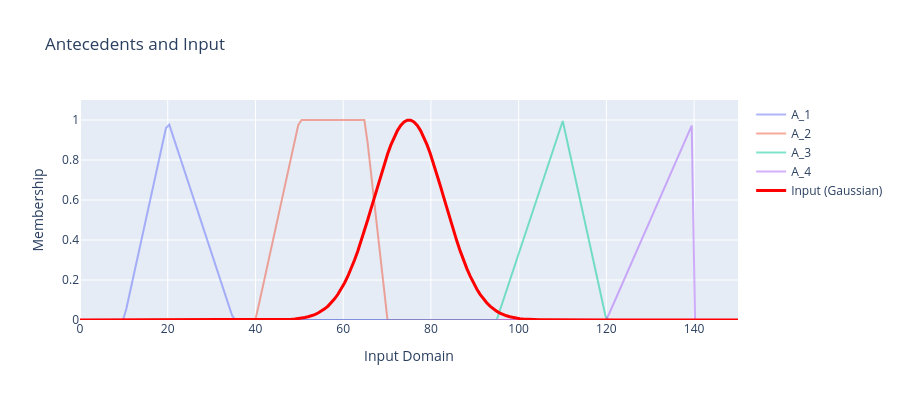
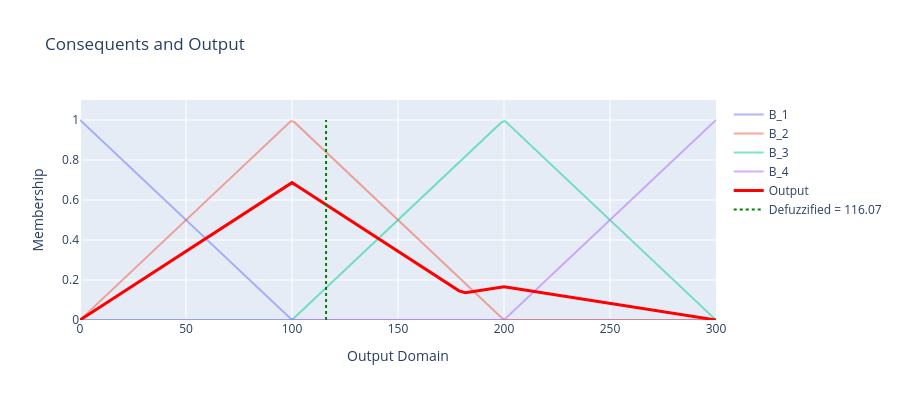

These figures' notebook cell, in order:
### Code cell
# Define Gaussian input (centered near A_2 region)
input = Gaussian(center=75, sigma=8)
# input = Trapezoidal(ini=60, top1=75, top2=75, end=90)

input_list = [input]

# Format input for A_FIS
input_fuzzy_sets = [FuzzySet("X", input)]
input_formatted = format_FN_N_Dim(input_fuzzy_sets, ftype='rule_antecedent')

# Run A_FIS inference
output, U_out, y_crisp, max_values = run_afis(
    input_formatted, 
    rule_base,
    imp_params=['luka', 1], 
    t_norm_type='product'
)

# print(f"Gaussian Input")
print(f"Defuzzified output: {y_crisp:.3f}")

# Plot: antecedents + input
plot_results(rule_base, input_list, output, U_out, y_crisp)

# Show SVI table
show_svi_table(rule_base, input_formatted)

### Figure 1 — Plotly figure (JSON) as saved in the notebook; plotly's stock layout.template omitted (floating-point values rounded to 4 significant figures; data arrays with more than 128 entries replaced by an {"elided": "..."} marker saying what was removed)
{"data": [{"line": {"width": 2}, "mode": "lines", "name": "A_1", "opacity": 0.5, "type": "scatter", "x": {"elided": "200 float values"}, "y": {"elided": "200 float values"}}, {"line": {"width": 2}, "mode": "lines", "name": "A_2", "opacity": 0.5, "type": "scatter", "x": {"elided": "200 float values"}, "y": {"elided": "200 float values"}}, {"line": {"width": 2}, "mode": "lines", "name": "A_3", "opacity": 0.5, "type": "scatter", "x": {"elided": "200 float values"}, "y": {"elided": "200 float values"}}, {"line": {"width": 2}, "mode": "lines", "name": "A_4", "opacity": 0.5, "type": "scatter", "x": {"elided": "200 float values"}, "y": {"elided": "200 float values"}}, {"line": {"color": "red", "width": 3}, "mode": "lines", "name": "Input (Gaussian)", "type": "scatter", "x": {"elided": "200 float values"}, "y": {"elided": "200 float values"}}], "layout": {"height": 400, "showlegend": true, "title": {"text": "Antecedents and Input"}, "xaxis": {"title": {"text": "Input Domain"}}, "yaxis": {"range": [0, 1.1], "title": {"text": "Membership"}}}}

### Figure 2 — Plotly figure (JSON) as saved in the notebook; plotly's stock layout.template omitted (floating-point values rounded to 4 significant figures; data arrays with more than 128 entries replaced by an {"elided": "..."} marker saying what was removed)
{"data": [{"line": {"width": 2}, "mode": "lines", "name": "B_1", "opacity": 0.5, "type": "scatter", "x": {"elided": "200 float values"}, "y": {"elided": "200 float values"}}, {"line": {"width": 2}, "mode": "lines", "name": "B_2", "opacity": 0.5, "type": "scatter", "x": {"elided": "200 float values"}, "y": {"elided": "200 float values"}}, {"line": {"width": 2}, "mode": "lines", "name": "B_3", "opacity": 0.5, "type": "scatter", "x": {"elided": "200 float values"}, "y": {"elided": "200 float values"}}, {"line": {"width": 2}, "mode": "lines", "name": "B_4", "opacity": 0.5, "type": "scatter", "x": {"elided": "200 float values"}, "y": {"elided": "200 float values"}}, {"line": {"color": "red", "width": 3}, "mode": "lines", "name": "Output", "type": "scatter", "x": [0.0, 3.03, 6.061, 9.091, 12.12, 15.15, 18.18, 21.21, 24.24, 27.27, 30.3, 33.33, 36.36, 39.39, 42.42, 45.45, 48.48, 51.52, 54.55, 57.58, 60.61, 63.64, 66.67, 69.7, 72.73, 75.76, 78.79, 81.82, 84.85, 87.88, 90.91, 93.94, 96.97, 100.0, 103.0, 106.1, 109.1, 112.1, 115.2, 118.2, 121.2, 124.2, 127.3, 130.3, 133.3, 136.4, 139.4, 142.4, 145.5, 148.5, 151.5, 154.5, 157.6, 160.6, 163.6, 166.7, 169.7, 172.7, 175.8, 178.8, 181.8, 184.8, 187.9, 190.9, 193.9, 197.0, 200.0, 203.0, 206.1, 209.1, 212.1, 215.2, 218.2, 221.2, 224.2, 227.3, 230.3, 233.3, 236.4, 239.4, 242.4, 245.5, 248.5, 251.5, 254.5, 257.6, 260.6, 263.6, 266.7, 269.7, 272.7, 275.8, 278.8, 281.8, 284.8, 287.9, 290.9, 293.9, 297.0, 300.0], "y": [0.0, 0.02082, 0.04163, 0.06245, 0.08326, 0.1041, 0.1249, 0.1457, 0.1665, 0.1873, 0.2082, 0.229, 0.2498, 0.2706, 0.2914, 0.3122, 0.333, 0.3539, 0.3747, 0.3955, 0.4163, 0.4371, 0.4579, 0.4787, 0.4996, 0.5204, 0.5412, 0.562, 0.5828, 0.6036, 0.6245, 0.6453, 0.6661, 0.6869, 0.6661, 0.6453, 0.6245, 0.6036, 0.5828, 0.562, 0.5412, 0.5204, 0.4996, 0.4787, 0.4579, 0.4371, 0.4163, 0.3955, 0.3747, 0.3539, 0.333, 0.3122, 0.2914, 0.2706, 0.2498, 0.229, 0.2082, 0.1873, 0.1665, 0.1457, 0.1363, 0.1414, 0.1464, 0.1515, 0.1565, 0.1616, 0.1666, 0.1616, 0.1565, 0.1515, 0.1464, 0.1414, 0.1363, 0.1313, 0.1262, 0.1212, 0.1161, 0.1111, 0.106, 0.101, 0.09594, 0.09089, 0.08584, 0.08079, 0.07574, 0.07069, 0.06564, 0.06059, 0.05554, 0.05049, 0.04544, 0.04039, 0.03535, 0.0303, 0.02525, 0.0202, 0.01515, 0.0101, 0.005049, 0.0]}, {"line": {"color": "green", "dash": "dot", "width": 2}, "mode": "lines", "name": "Defuzzified = 116.07", "type": "scatter", "x": [116.1, 116.1], "y": [0, 1]}], "layout": {"height": 400, "showlegend": true, "title": {"text": "Consequents and Output"}, "xaxis": {"title": {"text": "Output Domain"}}, "yaxis": {"range": [0, 1.1], "title": {"text": "Membership"}}}}
